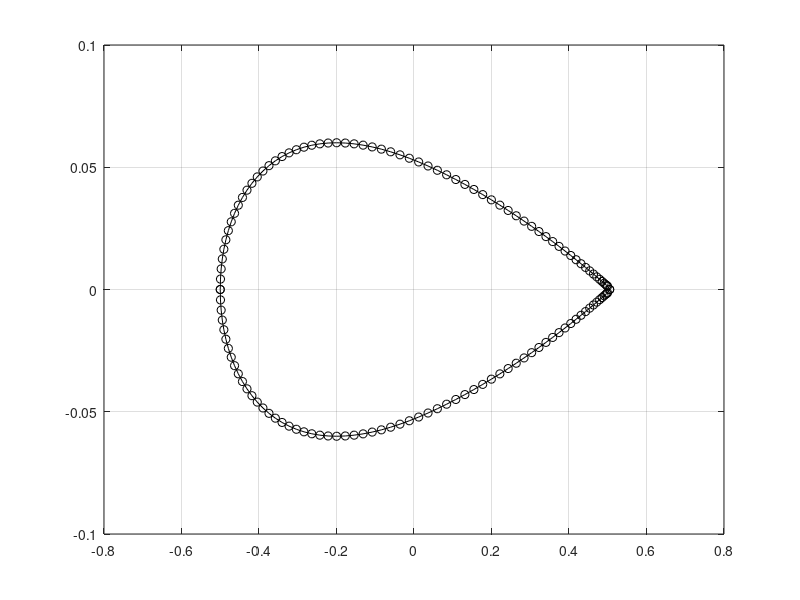

This chart was generated by the following MATLAB code: (Note: this script raises an error after producing the figure.)
clear all
clc
close all

lxis1 = 1;
lxie1 = 300;
lxit = lxie1;
lxi1 = lxie1;
xy = dlmread('naca0012.dat');
lnaca = length(xy)/2;
xnaca(:,1) = xy(1:lnaca,1);
xnaca(:,2) = xy(lnaca+1:end,1);
ynaca(:,1) = xy(1:lnaca,2);
ynaca(:,2) = xy(lnaca+1:end,2);
figure(1)
plot(xnaca(:,1),ynaca(:,1), '-ok'); hold on; grid on;
plot(xnaca(:,2),ynaca(:,2), '-ok');

% ll=5;
% nll=10;
% deg=2;
% xxnaca(:,1) = linspace(xnaca(1,1), xnaca(ll,1), nll);
% p = polyfit(xnaca(1:ll,1),ynaca(1:ll,1), deg);
% yynaca(:,1) = polyval(p,xxnaca(:,1));
% figure(1)
% plot(xxnaca(:,1),yynaca(:,1), 'or'); hold on; grid on;

ll=5;
nll=31;
deg=4;
yyle(:) = linspace(ynaca(ll,2), ynaca(ll,1), nll);
yy = [ynaca(ll:-1:1,2), ynaca(1:ll,1)];
xx = [xnaca(ll:-1:1,2), xnaca(1:ll,1)];
p = polyfit(yy,xx, deg);
xxle(:) = polyval(p,yyle(:));
% figure(1)
% plot(xxle(:),yyle(:), 'og'); hold on; grid on;

llte=4;
nllte=5;
degte=3;
xxte(:,1) = linspace(xnaca(end-llte+1,1), xnaca(end,1), nllte);
xx=xnaca(end-llte+1:end,1); yy=ynaca(end-llte+1:end,1);
p=polyfit(xx,yy,degte);
yyte(:,1) = polyval(p,xxte(:,1));
xxte(:,2) = linspace(xnaca(end-llte+1,2), xnaca(end,2), nllte);
xx=xnaca(end-llte+1:end,2); yy=ynaca(end-llte+1:end,2);
p=polyfit(xx,yy,degte);
yyte(:,2) = polyval(p,xxte(:,2));
% figure(1)
% plot(xxte(:,1),yyte(:,1), 'or'); hold on; grid on;
% plot(xxte(:,2),yyte(:,2), 'or');

[AAA, kk] = min(xxle);
kkk=min(kk-1, nll-kk);
flag=0; iii=0;
while flag==0
    iii = iii+1;
    if xxle(kk-kkk)<xnaca(iii,2)
        flag=1;
    end
end
lnaca = 80;
a = xnaca(ll,1);
b = xnaca(end-llte,1);
for k=1:lnaca
    xxnaca(k,1) = (a+b)/2 + (b-a)/2 * cos((k-1)/lnaca*pi);
end
% xxnaca(:,1) = linspace(a, b, lnaca);
a = xxle(kk-kkk);
b = xnaca(end-llte,2);
for k=1:lnaca
    xxnaca(k,2) = (a+b)/2 + (b-a)/2 * cos((k-1)/lnaca*pi);
end
% xxnaca(:,2) = linspace(a, b, lnaca);
yynaca(:,1) = spline(xnaca(ll+1:end-llte-1,1), ynaca(ll+1:end-llte-1,1), xxnaca(:,1));
bbbx = [xxle(kk-kkk); xnaca(iii:end-llte-1,2)];
bbby = [yyle(kk-kkk); ynaca(iii:end-llte-1,2)];
yynaca(:,2) = spline(bbbx, bbby, xxnaca(:,2));
% figure(1)
% plot(xxnaca(:,1),yynaca(:,1), 'ob'); hold on; grid on;
% plot(xxnaca(:,2),yynaca(:,2), 'ob');

[AAA, kk] = min(xxle);
kkk=min(kk-1, nll-kk);
xnaca = zeros(lnaca+kkk+1+nllte,2);
ynaca = zeros(lnaca+kkk+1+nllte,2);
xnaca(1,1) = xxle(kk);
xnaca(1,2) = xxle(kk);
ynaca(1,1) = yyle(kk);
ynaca(1,2) = yyle(kk);
xnaca(2:kkk+1,1) = xxle(kk+1:kkk+kk);
xnaca(2:kkk+1,2) = xxle(kk-1:-1:kk-kkk);
ynaca(2:kkk+1,1) = yyle(kk+1:kkk+kk);
ynaca(2:kkk+1,2) = yyle(kk-1:-1:kk-kkk);
xnaca(end-nllte+1:end,1) = xxte(:,1);
ynaca(end-nllte+1:end,1) = yyte(:,1);
xnaca(end-nllte+1:end,2) = xxte(:,2);
ynaca(end-nllte+1:end,2) = yyte(:,2);
xnaca(kkk+2:end-nllte,:) = xxnaca(end:-1:1,:);
ynaca(kkk+2:end-nllte,:) = yynaca(end:-1:1,:);

% figure(2)
% plot(xnaca(:,1),ynaca(:,1), '-or'); hold on; grid on;
% plot(xnaca(:,2),ynaca(:,2), '-ob');

xend(:,1) = [xnaca(1:kkk+1,1); xnaca(kkk+3:end-nllte,1); xnaca(end-nllte+1:end,1)];
xend(:,2) = [xnaca(1:kkk+1,2); xnaca(kkk+3:end-nllte,2); xnaca(end-nllte+1:end,2)];
yend(:,1) = [ynaca(1:kkk+1,1); ynaca(kkk+3:end-nllte,1); ynaca(end-nllte+1:end,1)];
yend(:,2) = [ynaca(1:kkk+1,2); ynaca(kkk+3:end-nllte,2); ynaca(end-nllte+1:end,2)];

figure(2)
plot(xend(:,1),yend(:,1), '-or'); hold on; grid on;
plot(xend(:,2),yend(:,2), '-ob');

% figure(3)
% plot(xnaca(1:kkk+1,2), ynaca(1:kkk+1,2), '-or'); hold on; grid on;
% plot(xnaca(kkk+3:end-nllte,2),ynaca(kkk+3:end-nllte,2), '-ob')
% plot(xnaca(kkk+2,2),ynaca(kkk+2,2), '-ok')


fileID = fopen('naca0012_ref.dat','w');
for i=1:length(xend(:,1))
    fprintf(fileID,'%e %e\n', xend(i,1), yend(i,1));
end
for i=1:length(xend(:,1))
    fprintf(fileID,'%e %e\n', xend(i,2), yend(i,2));
end
fclose(fileID);